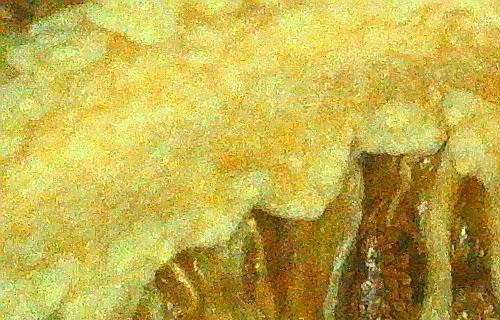
#> input picture Dataset Oficial/Deshidratados/kiwi_des_01_a.JPG, 500 x 320 px, found by its file name; its folder holds only this picture in this run
$ python item1.2.py   (older library calls are emulated)
#> lines starting #> are read from the running program, lines starting #| are printed output that depends on the picture
#> in cargar_dataset, img_bgr is the input picture: shape (320, 500, 3); mean B, G, R 74.6, 176.1, 194.4
import os
import cv2
import numpy as np
import matplotlib.pyplot as plt
from skimage.feature import graycomatrix, graycoprops
from sklearn.model_selection import train_test_split
from sklearn.preprocessing import StandardScaler
from sklearn.decomposition import PCA
from sklearn.ensemble import RandomForestClassifier
from sklearn.metrics import classification_report, confusion_matrix, ConfusionMatrixDisplay

# ==============================================================================
# CONFIGURACIÓN INICIAL
# ==============================================================================
RUTA_DATASET = "/home/chris/Downloads/PDI - MiniProyecto 2/Dataset Oficial"  # <-- Cambia esto por la ruta de tu carpeta principal
IMG_SIZE = (128, 128)            # Tamaño común para estandarizar (Requisito 1.2 y 1.3)
RANDOM_SEED = 42                 # Semilla para partición reproducible (Requisito 1.4)

# ==============================================================================
# ÍTEM 1.2: EXTRACCIÓN DE CARACTERÍSTICAS Y VISUALIZACIÓN
# ==============================================================================
def calcular_asimetria(canal):
    """Calcula la asimetría (skewness) estadística de un canal."""
    media = np.mean(canal)
    std = np.std(canal) + 1e-8
    return np.mean(((canal - media) / std) ** 3)

def extraer_descriptores(img_rgb):
    """
    Extrae el vector de 17 características de una imagen RGB preprocesada:
    - 9 de Color (Momentos HSV)
    - 5 de Textura (GLCM)
    - 3 de Bordes (Sobel + Canny)
    """
    # 1. Momentos de Color en HSV (9 valores)
    img_hsv = cv2.cvtColor(img_rgb, cv2.COLOR_RGB2HSV).astype(np.float32)
    h, s, v = cv2.split(img_hsv)
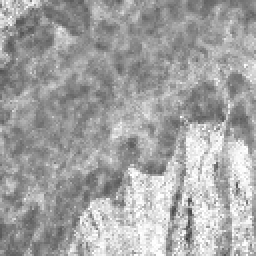
#> s: shape (128, 128) float32 (shown 2 times larger); min 56, max 255, mean 163.5
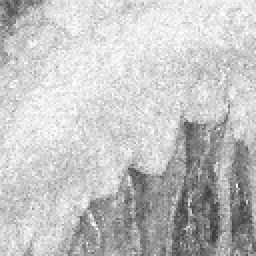
#> v: shape (128, 128) float32 (shown 2 times larger); min 58, max 255, mean 195.3
    feats_color = []
    for canal in [h, s, v]:
        feats_color.extend([np.mean(canal), np.std(canal), calcular_asimetria(canal)])
#> this loop made 3 passes
#> (media in calcular_asimetria, std in calcular_asimetria) on passes 1 to 3: (25.57, 4.08), (163.5, 37.19), (195.3, 41.89)
#> after the loop, feats_color = [25.57, 4.08, -0.0673, 163.5, 37.19, 0.619, 195.3, 41.89, -1.01]

    # Conversión a Escala de Grises para Textura y Bordes
    img_gray = cv2.cvtColor(img_rgb, cv2.COLOR_RGB2GRAY)
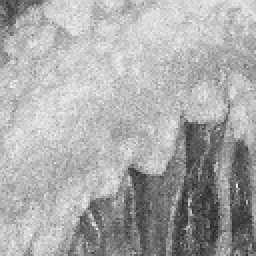
#> img_gray: shape (128, 128) (shown 2 times larger); min 39, max 242, mean 169.8

    # 2. Textura mediante GLCM (5 valores)
    # Se calcula en 4 ángulos (0, 45, 90, 135 grados) a distancia 1 y se promedia
    glcm = graycomatrix(img_gray, distances=[1], angles=[0, np.pi/4, np.pi/2, 3*np.pi/4],
                        levels=256, symmetric=True, normed=True)
    propiedades = ['contrast', 'dissimilarity', 'homogeneity', 'energy', 'correlation']
    feats_textura = [np.mean(graycoprops(glcm, prop)) for prop in propiedades]
#> feats_textura = [473, 16.13, 0.0678, 0.0135, 0.881]

    # 3. Bordes mediante Sobel y Canny (3 valores)
    sobelx = cv2.Sobel(img_gray, cv2.CV_64F, 1, 0, ksize=3)
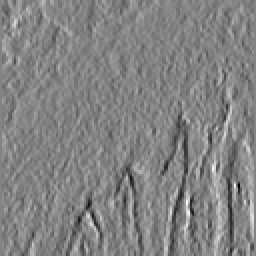
#> sobelx: shape (128, 128) float64 (shown 2 times larger); min -536, max 506, mean -0.8; drawn with min black and max white
    sobely = cv2.Sobel(img_gray, cv2.CV_64F, 0, 1, ksize=3)
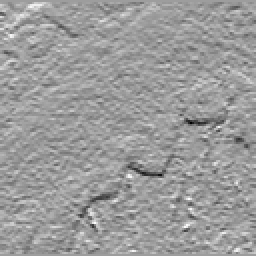
#> sobely: shape (128, 128) float64 (shown 2 times larger); min -465, max 290, mean -3.4; drawn with min black and max white
    magnitud_sobel = np.sqrt(sobelx**2 + sobely**2)
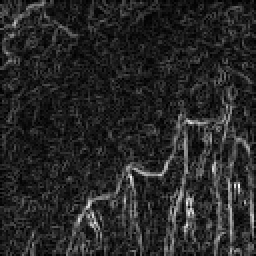
#> magnitud_sobel: shape (128, 128) float64 (shown 2 times larger); min 0, max 536.2, mean 81.8; drawn with min black and max white

    bordes_canny = cv2.Canny(img_gray, 50, 150)
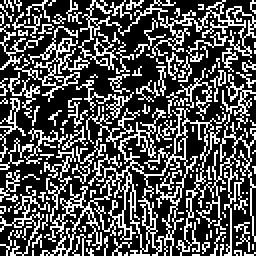
#> bordes_canny: shape (128, 128) (shown 2 times larger); 32.2% white in thin lines or dots
    densidad_canny = np.sum(bordes_canny > 0) / float(img_gray.size)
#> densidad_canny = 0.322

    feats_bordes = [np.mean(magnitud_sobel), np.std(magnitud_sobel), densidad_canny]
#> feats_bordes = [81.77, 63.14, 0.322]

    # Combinar en un vector único de 17 dimensiones
    vector_17d = np.array(feats_color + feats_textura + feats_bordes, dtype=np.float32)
#> vector_17d = 17 values, max 473 at index 9, min -1.01 at index 8, mean 64.84
    return vector_17d, img_hsv, magnitud_sobel, bordes_canny

def visualizar_ejemplo_descriptores(img_rgb, nombre_clase):
    """Muestra las transformaciones visuales del Ítem 1.2 e imprime el vector de ejemplo."""
    vector, img_hsv, mag_sobel, canny = extraer_descriptores(img_rgb)

    nombres_feats = [
        "Media H", "Std H", "Skew H", "Media S", "Std S", "Skew S", "Media V", "Std V", "Skew V",
        "GLCM Contraste", "GLCM Disimilitud", "GLCM Homogeneidad", "GLCM Energía", "GLCM Correlación",
        "Media Sobel", "Std Sobel", "Densidad Canny"
    ]

    print(f"\n--- EJEMPLO DE VECTOR DE CARACTERÍSTICAS (Clase: {nombre_clase}) ---")
    for idx, (nombre, val) in enumerate(zip(nombres_feats, vector)):
        print(f"[{idx:02d}] {nombre:<20}: {val:.4f}")

    fig, axes = plt.subplots(1, 4, figsize=(16, 4))
    fig.suptitle(f'Ítem 1.2: Visualización de Características Extraídas ({nombre_clase})', fontsize=14)

    axes[0].imshow(img_rgb)
    axes[0].set_title('ROI Preprocesada (RGB)')
    axes[1].imshow(img_hsv[:, :, 1], cmap='viridis')
    axes[1].set_title('Canal S (Saturación HSV)')
    axes[2].imshow(mag_sobel, cmap='magma')
    axes[2].set_title('Magnitud Gradiente Sobel')
    axes[3].imshow(canny, cmap='gray')
    axes[3].set_title(f'Bordes Canny (Dens: {vector[16]:.3f})')

    for ax in axes:
        ax.axis('off')
    plt.tight_layout()
    plt.show()

# ==============================================================================
# CARGA DEL DATASET
# ==============================================================================
def cargar_dataset(ruta_base):
    imagenes_rgb = []
    X_flatten = []
    X_descriptores = []
    y_labels = []
    nombres_clases = sorted([d for d in os.listdir(ruta_base) if os.path.isdir(os.path.join(ruta_base, d))])

    if not nombres_clases:
        raise ValueError(f"No se encontraron subcarpetas de clases en '{ruta_base}'.")

    for idx_clase, clase in enumerate(nombres_clases):
        ruta_clase = os.path.join(ruta_base, clase)
        for archivo in os.listdir(ruta_clase):
            if archivo.lower().endswith(('.png', '.jpg', '.jpeg', '.bmp')):
                img_bgr = cv2.imread(os.path.join(ruta_clase, archivo))
                if img_bgr is None:
                    continue
                # Preprocesamiento común: Conversión a RGB y redimensionamiento fijo
                img_rgb = cv2.cvtColor(img_bgr, cv2.COLOR_BGR2RGB)
                img_resized = cv2.resize(img_rgb, IMG_SIZE)

                vec_desc, _, _, _ = extraer_descriptores(img_resized)
#> vec_desc has the same summary as vector_17d in extraer_descriptores

                imagenes_rgb.append(img_resized)
                X_flatten.append(img_resized.flatten()) # Estrategia A: 128*128*3 = 49,152 valores
                X_descriptores.append(vec_desc)         # Estrategia C: 17 valores
                y_labels.append(idx_clase)
#> pass 2 of the loop in cargar_dataset, `for idx_clase, clase in enumerate(nombres_clases):`:
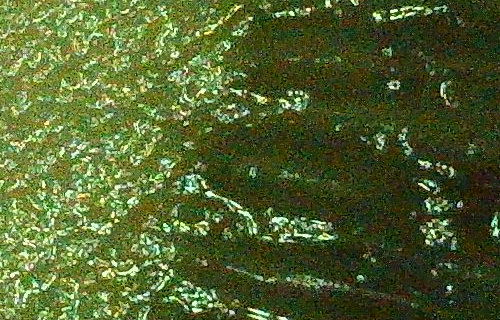
#> input picture Dataset Oficial/Hidratados/kiwi_01_a.JPG, 500 x 320 px, found by its file name
#> in cargar_dataset, img_bgr is the input picture: shape (320, 500, 3); mean B, G, R 47, 97.9, 81.8
#> the loop in extraer_descriptores (call 2), `for canal in [h, s, v]:` made 3 passes
#> (media in calcular_asimetria, std in calcular_asimetria) on passes 1 to 3: (39.47, 8.4), (149.7, 46.17), (98.33, 52.74)
#> after the loop in extraer_descriptores (call 2), `for canal in [h, s, v]:`: feats_color = [39.47, 8.4, 0.355, 149.7, 46.17, -0.0331, 98.33, 52.74, 0.882]
#> in extraer_descriptores (call 2), `img_gray = cv2.cvtColor(img_rgb, cv2.COLOR_RGB2GRAY)`:
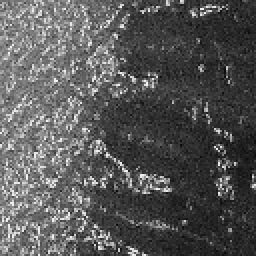
#> img_gray: shape (128, 128) (shown 2 times larger); min 8, max 247, mean 87.1
#> feats_textura = [1738.9, 27.84, 0.0536, 0.0125, 0.648]
#> in extraer_descriptores (call 2), `bordes_canny = cv2.Canny(img_gray, 50, 150)`:
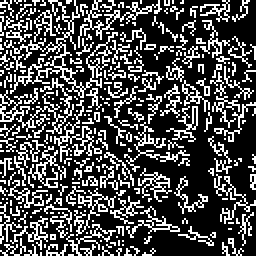
#> bordes_canny: shape (128, 128) (shown 2 times larger); 29.4% white in thin lines or dots
#> densidad_canny = 0.294
#> feats_bordes = [132.3, 119.8, 0.294]
#> vector_17d = 17 values, max 1738.9 at index 9, min -0.0331 at index 5, mean 142.1
#> vec_desc has the same summary as vector_17d in extraer_descriptores

    return np.array(imagenes_rgb), np.array(X_flatten), np.array(X_descriptores), np.array(y_labels), nombres_clases

# ==============================================================================
# EJECUCIÓN PRINCIPAL (ÍTEMS 1.2, 1.3 y 1.4)
# ==============================================================================
if __name__ == "__main__":
    if not os.path.exists(RUTA_DATASET):
        print(f" Atención: Crea la carpeta '{RUTA_DATASET}' y coloca dentro las subcarpetas de cada clase.")
        exit()

    imgs, X_flat, X_desc, y, clases = cargar_dataset(RUTA_DATASET)
#> y = [0, 1]; clases = ['Deshidratados', 'Hidratados']
    print(f"Dataset cargado exitosamente: {len(y)} imágenes en {len(clases)} clases: {clases}")
#| Dataset cargado exitosamente: 2 imágenes en 2 clases: ['Deshidratados', 'Hidratados']

    # 1. Mostrar ejemplo visual y numérico para el Ítem 1.2
    visualizar_ejemplo_descriptores(imgs[0], clases[y[0]])
#> in visualizar_ejemplo_descriptores, `vector, img_hsv, mag_sobel, canny = extraer_descriptores(img_rgb)`: vector = 17 values, max 473 at index 9, min -1.01 at index 8, mean 64.84
#> the loop in visualizar_ejemplo_descriptores, `for idx, (nombre, val) in enumerate(zip(nombres_feats, vector)):` made 17 passes
#> (nombre, val) on passes 1 to 12: ('Media H', 25.57), ('Std H', 4.08), ('Skew H', -0.0673), ('Media S', 163.5), ('Std S', 37.19), ('Skew S', 0.619), ('Media V', 195.3), ('Std V', 41.89), ('Skew V', -1.01), ('GLCM Contraste', 473), ('GLCM Disimilitud', 16.13), ('GLCM Homogeneidad', 0.0678)
#| [00] Media H             : 25.5714
#| [01] Std H               : 4.0768
#| [02] Skew H              : -0.0673
#| [03] Media S             : 163.4509
#| [04] Std S               : 37.1930
#| [05] Skew S              : 0.6195
#| [06] Media V             : 195.2625
#| [07] Std V               : 41.8920
#> (further printed lines are left out)

    # 2. Partición Estratificada y Reproducible del Dataset (70% Train, 30% Test)
    indices = np.arange(len(y))
#> indices = [0, 1]
#> (the run stopped early here; a loop or call above may not have finished)
